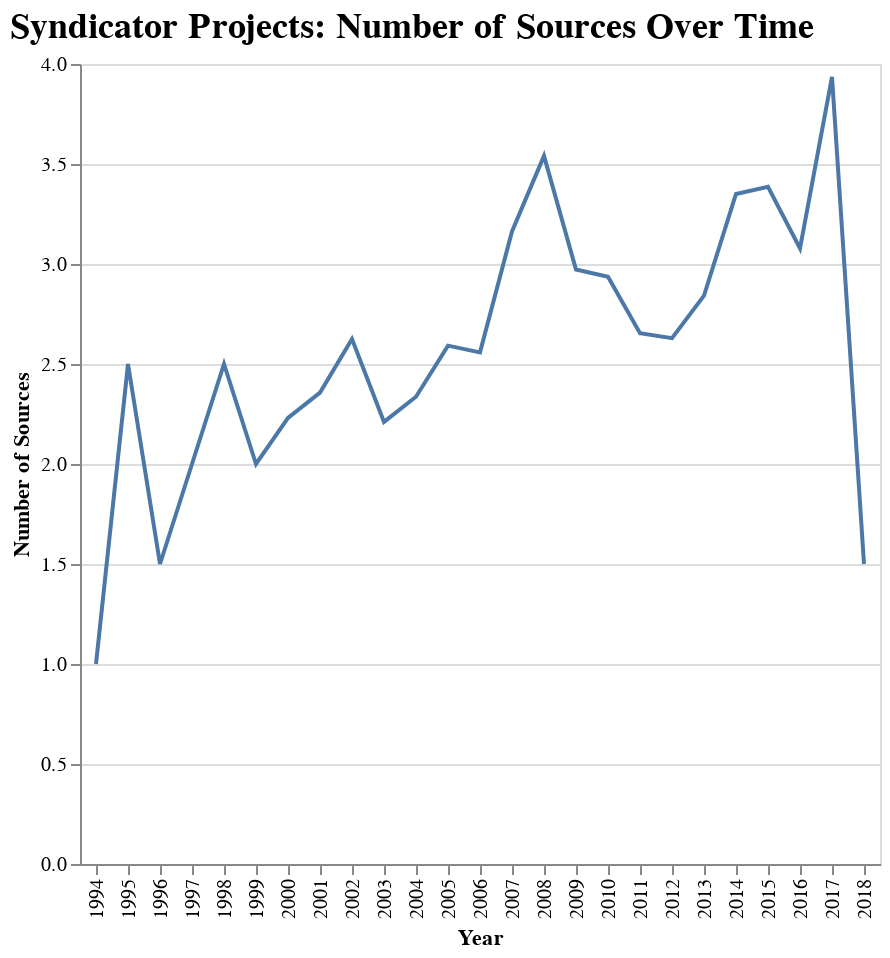

This figure's notebook cell:
### Code cell
grouped_match = grouped_match[grouped_match.Year >= "1991"]
alt.Chart(grouped_match).mark_line().encode(
    x='Year',
    y='Number of Sources'
).configure(background="#ffffff").configure_legend().properties(
    title={
      "text": ["Syndicator Projects: Number of Sources Over Time"]})

### Figure 1 — Vega-Lite specification as saved in the notebook (floating-point values rounded to 4 significant figures)
{"width": 400, "height": 400, "config": {"title": {"fontSize": 18, "font": "Veranda Regular", "anchor": "start", "fontColor": "#000000"}, "range": {"category": ["#FFB81D", "#4E748B", "#B7B09D"], "diverging": ["#FFB81D", "#4E748B", "#B7B09D"]}, "legend": {"labelFont": "Veranda Regular", "labelLimit": 0}, "background": "#ffffff"}, "data": {"name": "data-057d0926dcaccdaf226b1f0e9307036c"}, "mark": "line", "encoding": {"x": {"type": "nominal", "field": "Year"}, "y": {"type": "quantitative", "field": "Number of Sources"}}, "title": {"text": ["Syndicator Projects: Number of Sources Over Time"]}, "$schema": "https://vega.github.io/schema/vega-lite/v4.0.2.json", "datasets": {"data-057d0926dcaccdaf226b1f0e9307036c": [{"Year": "1994", "yr_pis": 1995.0, "units_n": 195.0, "units_li": null, "units_ot": null, "Number of Sources": 1.0, "totalcost": 13310000.0, "id": 368.0, "yr_pis_y": 1995.0, "n_units": 195.0, "li_units": 194.0, "type": 1.0, "credit": 2.0, "bond": 2.0, "con_stdate_PIS": 1993.0, "totalcost_adj": 22960000.0, "Cost Per Unit": 117700.0}, {"Year": "1995", "yr_pis": 1996.0, "units_n": 96.0, "units_li": null, "units_ot": null, "Number of Sources": 2.5, "totalcost": 8052000.0, "id": 2372.0, "yr_pis_y": 1996.0, "n_units": 96.0, "li_units": 96.0, "type": 1.0, "credit": 2.0, "bond": 2.0, "con_stdate_PIS": 1994.0, "totalcost_adj": 13510000.0, "Cost Per Unit": 131700.0}, {"Year": "1996", "yr_pis": 1997.0, "units_n": 78.0, "units_li": null, "units_ot": null, "Number of Sources": 1.5, "totalcost": 6124000.0, "id": 846.5, "yr_pis_y": 1997.0, "n_units": 78.0, "li_units": 77.5, "type": 1.0, "credit": 2.0, "bond": 2.0, "con_stdate_PIS": 1995.0, "totalcost_adj": 9979000.0, "Cost Per Unit": 112600.0}, {"Year": "1997", "yr_pis": 1998.0, "units_n": 136.5, "units_li": null, "units_ot": null, "Number of Sources": 2.0, "totalcost": 10400000.0, "id": 1104.0, "yr_pis_y": 1998.0, "n_units": 136.5, "li_units": 136.0, "type": 2.0, "credit": 2.0, "bond": 2.0, "con_stdate_PIS": 1996.0, "totalcost_adj": 16570000.0, "Cost Per Unit": 127500.0}, {"Year": "1998", "yr_pis": 2000.0, "units_n": 80.29, "units_li": null, "units_ot": null, "Number of Sources": 2.5, "totalcost": 5987000.0, "id": 1583.0, "yr_pis_y": 1999.0, "n_units": 79.71, "li_units": 70.0, "type": 1.0, "credit": 2.0, "bond": 2.0, "con_stdate_PIS": 1998.0, "totalcost_adj": 9390000.0, "Cost Per Unit": 114100.0}, {"Year": "1999", "yr_pis": 2000.0, "units_n": 71.0, "units_li": null, "units_ot": null, "Number of Sources": 2.0, "totalcost": 6527000.0, "id": 1149.0, "yr_pis_y": 2000.0, "n_units": 70.83, "li_units": 70.5, "type": 1.167, "credit": 2.0, "bond": 2.0, "con_stdate_PIS": 1998.0, "totalcost_adj": 10020000.0, "Cost Per Unit": 151100.0}, {"Year": "2000", "yr_pis": 2001.0, "units_n": 75.57, "units_li": null, "units_ot": null, "Number of Sources": 2.231, "totalcost": 6712000.0, "id": 1845.0, "yr_pis_y": 2001.0, "n_units": 75.79, "li_units": 65.0, "type": 1.308, "credit": 2.0, "bond": 2.0, "con_stdate_PIS": 1999.0, "totalcost_adj": 9965000.0, "Cost Per Unit": 135300.0}, {"Year": "2001", "yr_pis": 2002.0, "units_n": 64.6, "units_li": null, "units_ot": null, "Number of Sources": 2.357, "totalcost": 6943000.0, "id": 1226.0, "yr_pis_y": 2002.0, "n_units": 64.6, "li_units": 58.53, "type": 1.067, "credit": 2.0, "bond": 2.0, "con_stdate_PIS": 2000.0, "totalcost_adj": 10020000.0, "Cost Per Unit": 152000.0}, {"Year": "2002", "yr_pis": 2003.0, "units_n": 72.85, "units_li": null, "units_ot": null, "Number of Sources": 2.625, "totalcost": 8669000.0, "id": 1768.0, "yr_pis_y": 2003.0, "n_units": 72.82, "li_units": 68.53, "type": 1.212, "credit": 2.0, "bond": 1.971, "con_stdate_PIS": 2001.0, "totalcost_adj": 12320000.0, "Cost Per Unit": 170700.0}, {"Year": "2003", "yr_pis": 2004.0, "units_n": 66.05, "units_li": null, "units_ot": null, "Number of Sources": 2.211, "totalcost": 7277000.0, "id": 1390.0, "yr_pis_y": 2004.0, "n_units": 66.05, "li_units": 64.1, "type": 1.218, "credit": 2.0, "bond": 2.0, "con_stdate_PIS": 2002.0, "totalcost_adj": 10110000.0, "Cost Per Unit": 169300.0}, {"Year": "2004", "yr_pis": 2005.0, "units_n": 69.21, "units_li": null, "units_ot": null, "Number of Sources": 2.336, "totalcost": 8907000.0, "id": 1763.0, "yr_pis_y": 2005.0, "n_units": 69.18, "li_units": 64.2, "type": 1.212, "credit": 2.0, "bond": 1.982, "con_stdate_PIS": 2003.0, "totalcost_adj": 12050000.0, "Cost Per Unit": 189200.0}, {"Year": "2005", "yr_pis": 2006.0, "units_n": 70.12, "units_li": null, "units_ot": null, "Number of Sources": 2.592, "totalcost": 9800000.0, "id": 2083.0, "yr_pis_y": 2006.0, "n_units": 70.2, "li_units": 66.24, "type": 1.214, "credit": 2.0, "bond": 1.97, "con_stdate_PIS": 2004.0, "totalcost_adj": 12830000.0, "Cost Per Unit": 208800.0}, {"Year": "2006", "yr_pis": 2007.0, "units_n": 69.08, "units_li": null, "units_ot": null, "Number of Sources": 2.558, "totalcost": 10220000.0, "id": 2112.0, "yr_pis_y": 2007.0, "n_units": 69.02, "li_units": 65.82, "type": 1.172, "credit": 2.0, "bond": 1.992, "con_stdate_PIS": 2005.0, "totalcost_adj": 12960000.0, "Cost Per Unit": 209800.0}, {"Year": "2007", "yr_pis": 2008.0, "units_n": 65.97, "units_li": null, "units_ot": null, "Number of Sources": 3.163, "totalcost": 12030000.0, "id": 2919.0, "yr_pis_y": 2008.0, "n_units": 65.86, "li_units": 54.51, "type": 1.257, "credit": 2.0, "bond": 1.943, "con_stdate_PIS": 2006.0, "totalcost_adj": 14840000.0, "Cost Per Unit": 252300.0}, {"Year": "2008", "yr_pis": 2009.0, "units_n": 70.38, "units_li": null, "units_ot": null, "Number of Sources": 3.541, "totalcost": 13720000.0, "id": 4003.0, "yr_pis_y": 2009.0, "n_units": 70.26, "li_units": 61.57, "type": 1.233, "credit": 2.0, "bond": 1.975, "con_stdate_PIS": 2007.0, "totalcost_adj": 16290000.0, "Cost Per Unit": 248500.0}, {"Year": "2009", "yr_pis": 2010.0, "units_n": 71.16, "units_li": null, "units_ot": null, "Number of Sources": 2.972, "totalcost": 16040000.0, "id": 3936.0, "yr_pis_y": 2010.0, "n_units": 71.0, "li_units": 63.96, "type": 1.154, "credit": 2.0, "bond": 2.0, "con_stdate_PIS": 2008.0, "totalcost_adj": 19110000.0, "Cost Per Unit": 280900.0}, {"Year": "2010", "yr_pis": 2011.0, "units_n": 63.95, "units_li": null, "units_ot": null, "Number of Sources": 2.936, "totalcost": 15090000.0, "id": 3828.0, "yr_pis_y": 2011.0, "n_units": 63.68, "li_units": 59.04, "type": 1.167, "credit": 2.0, "bond": 1.929, "con_stdate_PIS": 2009.0, "totalcost_adj": 17690000.0, "Cost Per Unit": 291500.0}, {"Year": "2011", "yr_pis": 2012.0, "units_n": 60.14, "units_li": null, "units_ot": null, "Number of Sources": 2.654, "totalcost": 14100000.0, "id": 3528.0, "yr_pis_y": 2012.0, "n_units": 59.96, "li_units": 54.97, "type": 1.346, "credit": 2.0, "bond": 2.0, "con_stdate_PIS": 2010.0, "totalcost_adj": 16030000.0, "Cost Per Unit": 271400.0}, {"Year": "2012", "yr_pis": 2013.0, "units_n": 61.06, "units_li": 62.33, "units_ot": 0.3333, "Number of Sources": 2.629, "totalcost": 13090000.0, "id": 3667.0, "yr_pis_y": 2013.0, "n_units": 61.04, "li_units": 55.6, "type": 1.27, "credit": 2.0, "bond": 1.961, "con_stdate_PIS": 2011.0, "totalcost_adj": 14580000.0, "Cost Per Unit": 252200.0}, {"Year": "2013", "yr_pis": 2014.0, "units_n": 67.33, "units_li": 63.0, "units_ot": 1.133, "Number of Sources": 2.842, "totalcost": 14190000.0, "id": 2966.0, "yr_pis_y": 2014.0, "n_units": 67.27, "li_units": 62.39, "type": 1.23, "credit": 2.0, "bond": 1.972, "con_stdate_PIS": 2012.0, "totalcost_adj": 15580000.0, "Cost Per Unit": 248400.0}, {"Year": "2014", "yr_pis": 2015.0, "units_n": 61.56, "units_li": 52.77, "units_ot": 1.077, "Number of Sources": 3.35, "totalcost": 12980000.0, "id": 3062.0, "yr_pis_y": 2015.0, "n_units": 61.49, "li_units": 54.85, "type": 1.315, "credit": 2.0, "bond": 2.0, "con_stdate_PIS": 2013.0, "totalcost_adj": 14020000.0, "Cost Per Unit": 229000.0}, {"Year": "2015", "yr_pis": 2016.0, "units_n": 57.16, "units_li": 56.77, "units_ot": 1.909, "Number of Sources": 3.386, "totalcost": 11650000.0, "id": 2799.0, "yr_pis_y": 2016.0, "n_units": 57.13, "li_units": 53.08, "type": 1.341, "credit": 2.0, "bond": 2.0, "con_stdate_PIS": 2014.0, "totalcost_adj": 12560000.0, "Cost Per Unit": 233100.0}, {"Year": "2016", "yr_pis": 2017.0, "units_n": 53.71, "units_li": 48.14, "units_ot": 1.5, "Number of Sources": 3.078, "totalcost": 11690000.0, "id": 2305.0, "yr_pis_y": 2017.0, "n_units": 53.81, "li_units": 46.92, "type": 1.35, "credit": 2.0, "bond": 2.0, "con_stdate_PIS": 2015.0, "totalcost_adj": 12450000.0, "Cost Per Unit": 234300.0}, {"Year": "2017", "yr_pis": 2018.0, "units_n": 58.54, "units_li": 54.82, "units_ot": 1.364, "Number of Sources": 3.935, "totalcost": 13520000.0, "id": 2561.0, "yr_pis_y": 2018.0, "n_units": 58.26, "li_units": 50.97, "type": 1.407, "credit": 2.0, "bond": 2.0, "con_stdate_PIS": 2016.0, "totalcost_adj": 14100000.0, "Cost Per Unit": 239200.0}, {"Year": "2018", "yr_pis": 2018.0, "units_n": 77.6, "units_li": null, "units_ot": null, "Number of Sources": 1.5, "totalcost": 13270000.0, "id": 3125.0, "yr_pis_y": 2018.0, "n_units": 79.0, "li_units": 47.0, "type": 1.0, "credit": 2.0, "bond": null, "con_stdate_PIS": 2016.0, "totalcost_adj": 13510000.0, "Cost Per Unit": 179100.0}]}}
